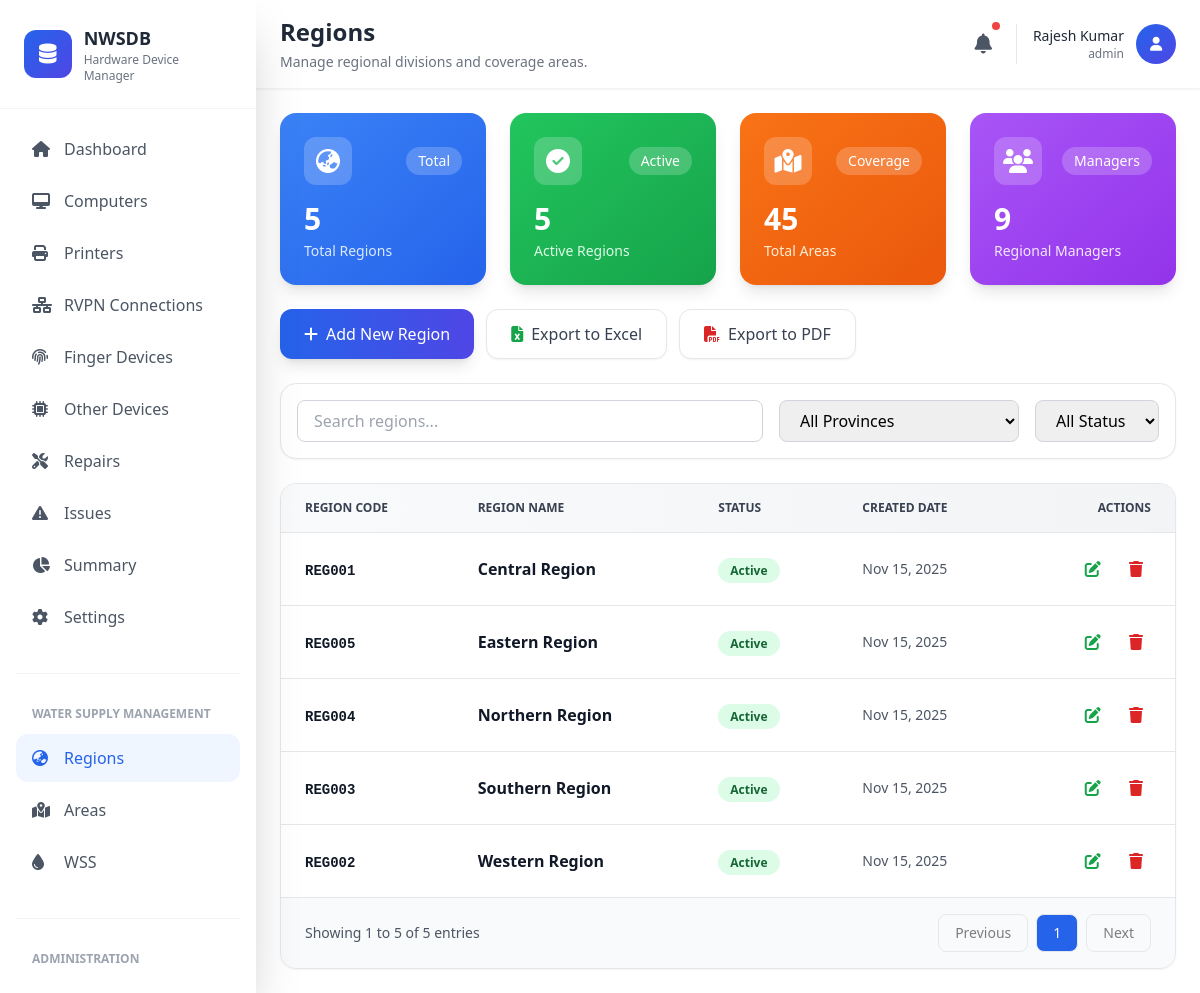
Page /pages/admin/regions.php (signed in) on the committed database.
### tables this page shows
CREATE TABLE regions (
  region_id INT NOT NULL AUTO_INCREMENT,
  region_code VARCHAR(20) NOT NULL,
  region_name VARCHAR(100) NOT NULL,
  status ENUM('active','inactive') DEFAULT 'active',
  created_at TIMESTAMP DEFAULT CURRENT_TIMESTAMP,
  updated_at TIMESTAMP DEFAULT CURRENT_TIMESTAMP ON UPDATE CURRENT_TIMESTAMP,
  PRIMARY KEY (region_id),
  UNIQUE (region_code)
);

### functions/Database.php (called while the page is built, shortened)
<?php
class Database
{
    private $conn;
    private static $instance = null;
    private function __construct()
    {
        try {
            $this->conn = new PDO(
                "mysql:host=" . DB_HOST . ";dbname=" . DB_NAME,
                DB_USERNAME,
                DB_PASSWORD
            );
            $this->conn->setAttribute(PDO::ATTR_ERRMODE, PDO::ERRMODE_EXCEPTION);
            $this->conn->setAttribute(PDO::ATTR_DEFAULT_FETCH_MODE, PDO::FETCH_ASSOC);
        } catch (PDOException $e) {
            die("Connection failed: " . $e->getMessage());
        }
    }
    public static function getInstance()
    {
        if (self::$instance === null) {
            self::$instance = new self();
        }
        return self::$instance;
    }
    private function executeQuery($query, $params = [])
    {
        try {
            $stmt = $this->conn->prepare($query);
            $stmt->execute($params);
            return $stmt;
        } catch (PDOException $e) {
            error_log("Query execution failed: " . $e->getMessage());
            return false;
        }
    }
    public function select($table, $columns = ["*"], $where = [], $orderBy = "", $limit = null, $offset = null)
    {
        try {
            $query = "SELECT " . implode(", ", $columns) . " FROM {$table}";
            $params = [];
            if ($orderBy) {
                $query .= " ORDER BY {$orderBy}";
            }
            $stmt = $this->executeQuery($query, $params);
            return $stmt ? $stmt->fetchAll() : false;
        } catch (PDOException $e) {
            error_log("Select failed: " . $e->getMessage());
            return false;
        }
    }
    public function count($table, $where = [])
    {
        try {
            $query = "SELECT COUNT(*) as count FROM {$table}";
            $params = [];
            if (!empty($where)) {
                $whereParts = array_map(function ($key) {
                    return "{$key} = ?";
                }, array_keys($where));
                $query .= " WHERE " . implode(" AND ", $whereParts);
                $params = array_values($where);
            }
            $stmt = $this->executeQuery($query, $params);
            return $stmt ? (int)$stmt->fetch()['count'] : false;
        } catch (PDOException $e) {
            error_log("Count failed: " . $e->getMessage());
            return false;
        }
    }
}

### functions/DbHelper.php (called while the page is built, shortened)
<?php
require_once __DIR__ . '/Database.php';
class DbHelper
{
    private static $db;
    public static function init()
    {
        if (!self::$db) {
            self::$db = Database::getInstance();
        }
    }
    public static function getAllRegions()
    {
        $regions = self::$db->select('regions', ['*'], [], 'region_name ASC');
        return $regions ? $regions : [];
    }
    public static function getRegionCount()
    {
        $result = self::$db->count('regions');
        return $result ? $result : 0;
    }
    public static function getActiveRegionCount()
    {
        $result = self::$db->count('regions', ['status' => 'active']);
        return $result ? $result : 0;
    }
}

### pages/admin/regions.php (the view, shortened to what this page needs)
<?php
require_once __DIR__ . '/../../functions/DbHelper.php';
$allRegions = DbHelper::getAllRegions();
$totalRegions = count($allRegions);
$page = isset($_GET['page']) && is_numeric($_GET['page']) ? (int)$_GET['page'] : 1;
$limit = 10;
$offset = ($page - 1) * $limit;
$totalPages = ceil($totalRegions / $limit);
$regions = array_slice($allRegions, $offset, $limit);
$totalRegions = DbHelper::getRegionCount();
$activeRegions = DbHelper::getActiveRegionCount();
?>
<!DOCTYPE html>
<html lang="en">
<head>
  <script src="https://cdn.tailwindcss.com"></script>
  <link
    rel="stylesheet"
    href="https://cdnjs.cloudflare.com/ajax/libs/font-awesome/6.4.0/css/all.min.css" />
</head>
<?php
include '../../includes/sidemenu.php';
?>
<main class="lg:ml-64 min-h-screen">
  <?php
  include '../../includes/header.php';
  ?>
  <div class="p-6 space-y-6">
    <div class="grid grid-cols-1 md:grid-cols-2 lg:grid-cols-4 gap-6">
      <div
        class="stat-card bg-gradient-to-br from-blue-500 to-blue-600 rounded-2xl p-6 text-white shadow-lg animate-fade-up">
        <div class="flex items-center justify-between mb-4">
          <div
            class="w-12 h-12 bg-white/20 rounded-xl flex items-center justify-center">
            <i class="fas fa-globe-asia text-2xl"></i>
          </div>
          <span class="text-sm bg-white/20 px-3 py-1 rounded-full">Total</span>
        </div>
        <h3 class="text-3xl font-bold mb-1"><?php echo $totalRegions; ?></h3>
        <p class="text-blue-100 text-sm">Total Regions</p>
      </div>
      <div
        class="stat-card bg-gradient-to-br from-green-500 to-green-600 rounded-2xl p-6 text-white shadow-lg animate-fade-up">
        <div class="flex items-center justify-between mb-4">
          <div
            class="w-12 h-12 bg-white/20 rounded-xl flex items-center justify-center">
            <i class="fas fa-check-circle text-2xl"></i>
          </div>
          <span class="text-sm bg-white/20 px-3 py-1 rounded-full">Active</span>
        </div>
        <h3 class="text-3xl font-bold mb-1"><?php echo $activeRegions; ?></h3>
        <p class="text-green-100 text-sm">Active Regions</p>
      </div>
      <div
        class="stat-card bg-gradient-to-br from-orange-500 to-orange-600 rounded-2xl p-6 text-white shadow-lg animate-fade-up">
        <div class="flex items-center justify-between mb-4">
          <div
            class="w-12 h-12 bg-white/20 rounded-xl flex items-center justify-center">
            <i class="fas fa-map-marked-alt text-2xl"></i>
          </div>
          <span class="text-sm bg-white/20 px-3 py-1 rounded-full">Coverage</span>
        </div>
        <h3 class="text-3xl font-bold mb-1">45</h3>
        <p class="text-orange-100 text-sm">Total Areas</p>
      </div>
      <div
        class="stat-card bg-gradient-to-br from-purple-500 to-purple-600 rounded-2xl p-6 text-white shadow-lg animate-fade-up">
        <div class="flex items-center justify-between mb-4">
          <div
            class="w-12 h-12 bg-white/20 rounded-xl flex items-center justify-center">
            <i class="fas fa-users text-2xl"></i>
          </div>
          <span class="text-sm bg-white/20 px-3 py-1 rounded-full">Managers</span>
        </div>
        <h3 class="text-3xl font-bold mb-1">9</h3>
        <p class="text-purple-100 text-sm">Regional Managers</p>
      </div>
    </div>
    <div class="flex flex-wrap gap-3">
      <button
        onclick="openAddModal()"
        class="inline-flex items-center px-6 py-3 bg-gradient-to-r from-blue-600 to-indigo-600 text-white rounded-xl hover:from-blue-700 hover:to-indigo-700 shadow-lg hover:shadow-xl transition-all">
        <i class="fas fa-plus mr-2"></i>
        Add New Region
      </button>
      <button
        class="inline-flex items-center px-6 py-3 bg-white text-gray-700 rounded-xl hover:bg-gray-50 shadow-sm border border-gray-200 transition-all">
        <i class="fas fa-file-excel mr-2 text-green-600"></i>
        Export to Excel
      </button>
      <button
        class="inline-flex items-center px-6 py-3 bg-white text-gray-700 rounded-xl hover:bg-gray-50 shadow-sm border border-gray-200 transition-all">
        <i class="fas fa-file-pdf mr-2 text-red-600"></i>
        Export to PDF
      </button>
    </div>
    <div class="bg-white rounded-2xl shadow-sm border border-gray-200 p-4">
      <div class="flex flex-col md:flex-row gap-4">
        <div class="flex-1">
          <input
            type="text"
            placeholder="Search regions..."
            class="w-full px-4 py-2 border border-gray-300 rounded-lg focus:ring-2 focus:ring-blue-500 focus:border-blue-500" />
        </div>
        <select
          class="px-4 py-2 border border-gray-300 rounded-lg focus:ring-2 focus:ring-blue-500 focus:border-blue-500">
          <option>All Provinces</option>
        </select>
        <select
          class="px-4 py-2 border border-gray-300 rounded-lg focus:ring-2 focus:ring-blue-500 focus:border-blue-500">
          <option>All Status</option>
        </select>
      </div>
    </div>
    <div
      class="bg-white rounded-2xl shadow-sm border border-gray-200 overflow-hidden">
      <div class="overflow-x-auto">
        <table class="min-w-full divide-y divide-gray-200">
          <thead class="bg-gradient-to-r from-gray-50 to-gray-100">
            <tr>
              <th
                class="px-6 py-4 text-left text-xs font-semibold text-gray-700 uppercase">
                Region Code
              </th>
              <th
                class="px-6 py-4 text-left text-xs font-semibold text-gray-700 uppercase">
                Region Name
              </th>
              <th
                class="px-6 py-4 text-left text-xs font-semibold text-gray-700 uppercase">
                Status
              </th>
              <th
                class="px-6 py-4 text-left text-xs font-semibold text-gray-700 uppercase">
                Created Date
              </th>
              <th
                class="px-6 py-4 text-right text-xs font-semibold text-gray-700 uppercase">
                Actions
              </th>
            </tr>
          </thead>
          <tbody class="bg-white divide-y divide-gray-200">
            <?php if (!empty($regions)): ?>
              <?php foreach ($regions as $region): ?>
                <tr class="table-row">
                  <td class="px-6 py-4">
                    <span class="font-mono text-sm font-semibold text-gray-900"><?php echo htmlspecialchars($region['region_code']); ?></span>
                  </td>
                  <td class="px-6 py-4">
                    <div class="font-semibold text-gray-900"><?php echo htmlspecialchars($region['region_name']); ?></div>
                  </td>
                  <td class="px-6 py-4">
                    <?php if ($region['status'] === 'active'): ?>
                      <span class="px-3 py-1 text-xs font-semibold rounded-full bg-green-100 text-green-800">Active</span>
                    <?php else: ?>
                      <span class="px-3 py-1 text-xs font-semibold rounded-full bg-red-100 text-red-800">Inactive</span>
                    <?php endif; ?>
                  </td>
                  <td class="px-6 py-4 text-sm text-gray-600">
                    <?php echo date('M d, Y', strtotime($region['created_at'])); ?>
                  </td>
                  <td class="px-6 py-4 text-right space-x-2">
                    <button
                      onclick='openEditModal(<?php echo json_encode($region); ?>)'
                      class="p-2 text-green-600 hover:bg-green-50 rounded-lg"
                      title="Edit">
                      <i class="fas fa-edit"></i>
                    </button>
                    <button
                      onclick="confirmDelete(<?php echo $region['region_id']; ?>, '<?php echo htmlspecialchars($region['region_name']); ?>')"
                      class="p-2 text-red-600 hover:bg-red-50 rounded-lg"
                      title="Delete">
                      <i class="fas fa-trash"></i>
                    </button>
                  </td>
                </tr>
              <?php endforeach; ?>
            <?php endif; ?>
          </tbody>
        </table>
      </div>
      <?php if ($totalRegions > 0): ?>
      <div class="bg-gray-50 px-6 py-4 flex items-center justify-between border-t border-gray-200">
        <div class="text-sm text-gray-600">
            Showing <span class="font-medium"><?php echo $offset + 1; ?></span> to
            <span class="font-medium"><?php echo min($offset + $limit, $totalRegions); ?></span> of
            <span class="font-medium"><?php echo $totalRegions; ?></span> entries
        </div>
        <div class="flex gap-2">
           <a href="?page=<?php echo max(1, $page - 1); ?>"
             class="px-4 py-2 border border-gray-300 rounded-lg text-sm hover:bg-gray-100 <?php echo $page <= 1 ? 'pointer-events-none opacity-50' : ''; ?>">
             Previous
           </a>
           <?php
           $startPage = max(1, $page - 2);
           $endPage = min($totalPages, $page + 2);
           for ($i = $startPage; $i <= $endPage; $i++):
           ?>
             <a href="?page=<?php echo $i; ?>"
                class="px-4 py-2 border <?php echo $i === $page ? 'bg-blue-600 text-white' : 'border-gray-300 text-gray-700 hover:bg-gray-100'; ?> rounded-lg text-sm">
               <?php echo $i; ?>
             </a>
           <?php endfor; ?>
           <a href="?page=<?php echo min($totalPages, $page + 1); ?>"
             class="px-4 py-2 border border-gray-300 rounded-lg text-sm hover:bg-gray-100 <?php echo $page >= $totalPages ? 'pointer-events-none opacity-50' : ''; ?>">
             Next
           </a>
        </div>
      </div>
      <?php endif; ?>
    </div>
  </div>
</main>
</body>
</html>

### pages/admin/regions.php (style rules this page uses)
.animate-fade-up { animation: fadeInUp 0.6s ease-out forwards; }
.stat-card { box-shadow: 0 4px 6px -1px rgba(0, 0, 0, 0.1); }
.table-row { transition: all 0.2s ease; }

### rows in the picture
regions: region_code "REG001", region_name "Central Region", status "Active", created_at "Nov 15, 2025"
regions: region_code "REG005", region_name "Eastern Region", status "Active", created_at "Nov 15, 2025"
regions: region_code "REG004", region_name "Northern Region", status "Active", created_at "Nov 15, 2025"
regions: region_code "REG003", region_name "Southern Region", status "Active", created_at "Nov 15, 2025"
regions: region_code "REG002", region_name "Western Region", status "Active", created_at "Nov 15, 2025"

### other values in the picture
$page_title "Regions"
$page_description "Manage regional divisions and coverage areas."
$name "Rajesh Kumar"
$role "admin"
$totalRegions "5"
$activeRegions "5"
$offset + 1 "1"
min($offset + $limit, $totalRegions) "5"
